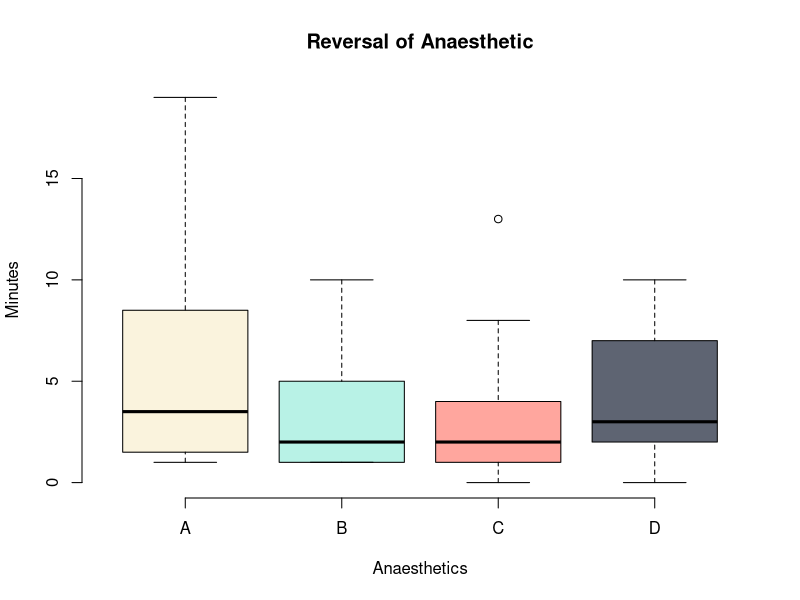

Write R code to recreate this figure.
## ---- chunk 1

knitr::opts_chunk$set(echo = TRUE, warning = FALSE,comment = FALSE, error = FALSE)
rm(list = ls())

## ---- chunk 2

library(ggplot2)
library(data.table)

## ---- chunk 3

Aanaesthetics <- fread("Aanaesthetics.txt")
str(Aanaesthetics)

## ---- chunk 4

boxplot(Aanaesthetics, frame = FALSE, col = c("#FAF3DD", "#B8F2E6", "#FFA69E","#5E6472"),xlab = "Anaesthetics", ylab = "Minutes", main = "Reversal of Anaesthetic")

## ---- chunk 5




## ---- chunk 6



